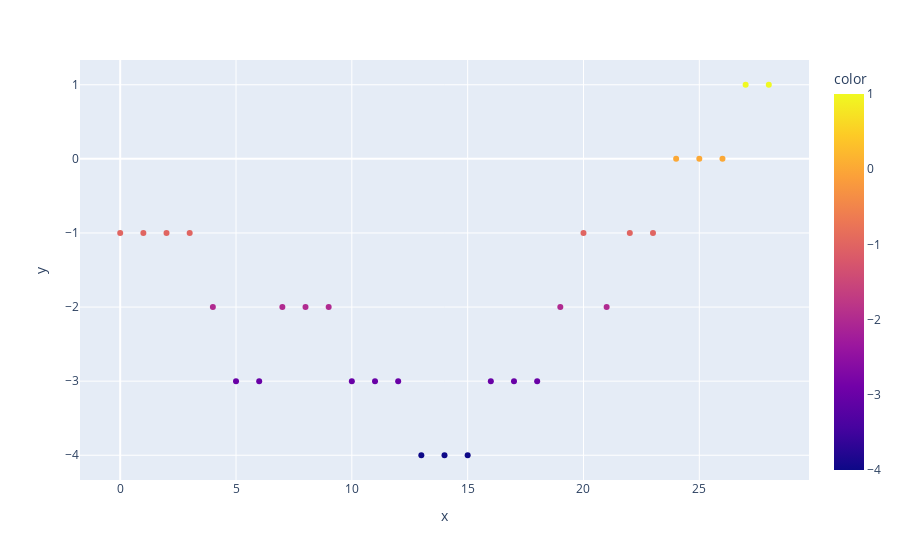

The notebook cell this image was saved under:
### Code cell
import plotly.express as ex

fig = ex.scatter(
    x=list(skew_dist.keys()),
    y=list(skew_dist.values()),
    color=list(skew_dist.values()),
)
fig.show()

### Figure 1 — Plotly figure (JSON) as saved in the notebook; plotly's stock layout.template omitted (floating-point values rounded to 4 significant figures)
{"data": [{"hovertemplate": "x=%{x}<br>y=%{y}<br>color=%{marker.color}<extra></extra>", "legendgroup": "", "marker": {"color": [-1, -1, -1, -1, -2, -3, -3, -2, -2, -2, -3, -3, -3, -4, -4, -4, -3, -3, -3, -2, -1, -2, -1, -1, 0, 0, 0, 1, 1], "coloraxis": "coloraxis", "symbol": "circle"}, "mode": "markers", "name": "", "orientation": "v", "showlegend": false, "type": "scatter", "x": [0, 1, 2, 3, 4, 5, 6, 7, 8, 9, 10, 11, 12, 13, 14, 15, 16, 17, 18, 19, 20, 21, 22, 23, 24, 25, 26, 27, 28], "xaxis": "x", "y": [-1, -1, -1, -1, -2, -3, -3, -2, -2, -2, -3, -3, -3, -4, -4, -4, -3, -3, -3, -2, -1, -2, -1, -1, 0, 0, 0, 1, 1], "yaxis": "y"}], "layout": {"coloraxis": {"colorbar": {"title": {"text": "color"}}, "colorscale": [[0, "#0d0887"], [0.1111, "#46039f"], [0.2222, "#7201a8"], [0.3333, "#9c179e"], [0.4444, "#bd3786"], [0.5556, "#d8576b"], [0.6667, "#ed7953"], [0.7778, "#fb9f3a"], [0.8889, "#fdca26"], [1, "#f0f921"]]}, "legend": {"tracegroupgap": 0}, "margin": {"t": 60}, "xaxis": {"anchor": "y", "domain": [0, 1], "title": {"text": "x"}}, "yaxis": {"anchor": "x", "domain": [0, 1], "title": {"text": "y"}}}}
